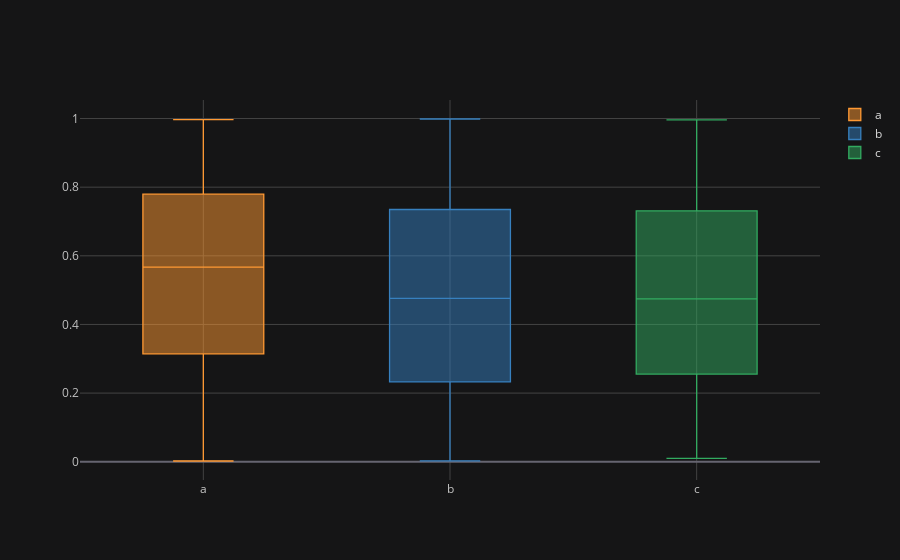

Here is the notebook cell this chart was saved with:
### Code cell
# plotting boxplot

cf.set_config_file(theme = 'solar')
df.iplot(kind = 'box')

### Figure 1 — Plotly figure (JSON) as saved in the notebook; plotly's stock layout.template omitted (floating-point values rounded to 4 significant figures; data arrays with more than 128 entries replaced by an {"elided": "..."} marker saying what was removed)
{"data": [{"boxpoints": false, "line": {"width": 1.3}, "marker": {"color": "rgba(255, 153, 51, 1.0)"}, "name": "a", "orientation": "v", "type": "box", "visible": true, "y": {"elided": "300 float values"}}, {"boxpoints": false, "line": {"width": 1.3}, "marker": {"color": "rgba(55, 128, 191, 1.0)"}, "name": "b", "orientation": "v", "type": "box", "visible": true, "y": {"elided": "300 float values"}}, {"boxpoints": false, "line": {"width": 1.3}, "marker": {"color": "rgba(50, 171, 96, 1.0)"}, "name": "c", "orientation": "v", "type": "box", "y": {"elided": "300 float values"}}], "layout": {"autosize": true, "legend": {"bgcolor": "#151516", "font": {"color": "#D9D9D9"}}, "paper_bgcolor": "#151516", "plot_bgcolor": "#151516", "title": {"font": {"color": "#D9D9D9"}}, "xaxis": {"autorange": true, "gridcolor": "#434343", "range": [-0.5, 2.5], "showgrid": true, "tickfont": {"color": "#C2C2C2"}, "title": {"font": {"color": "#D9D9D9"}, "text": ""}, "type": "category", "zerolinecolor": "#666570"}, "yaxis": {"autorange": true, "gridcolor": "#434343", "range": [-0.05319, 1.054], "showgrid": true, "tickfont": {"color": "#C2C2C2"}, "title": {"font": {"color": "#D9D9D9"}, "text": ""}, "type": "linear", "zerolinecolor": "#666570"}}}
